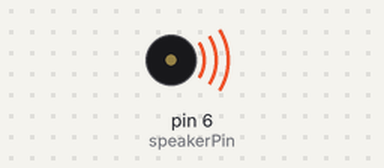
This sketch was run on a simulated Arduino Uno, built with avr-gcc and run on an emulated ATmega328P. Parts: buzzer (waves = sounding).

Above: at 0.1 s.
At 1.1 s:
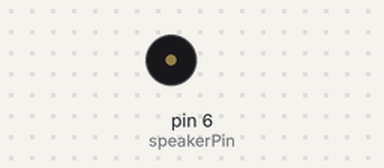
Timing chart, 0 to 2.6 s (numbered marks = the images above):
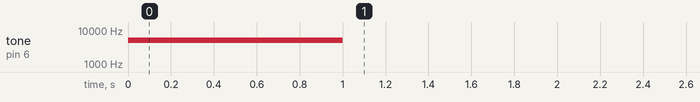

Measured:
- by itself, tone on pin 6 (speakerPin): silent → 5000 Hz at 0.00 s, → silent 1.0 s later

The sketch:

tone_test_opencm.ino
```cpp
const int speakerPin = 6;


void setup() {
  // put your setup code here, to run once:
  pinMode(speakerPin, OUTPUT);
  tone(speakerPin, 5000, 1000);
}

void loop() {
  // put your main code here, to run repeatedly:


}
```
